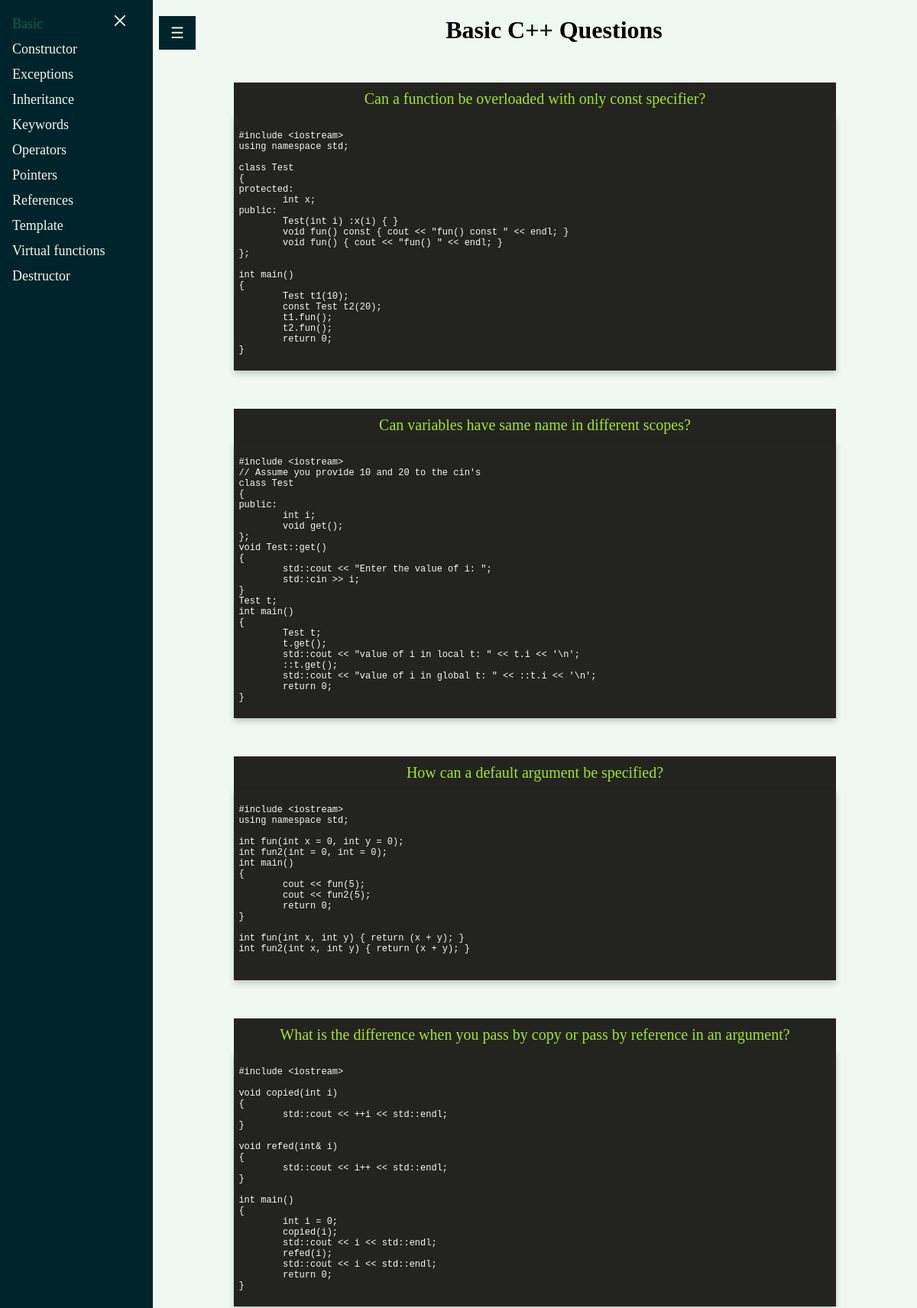
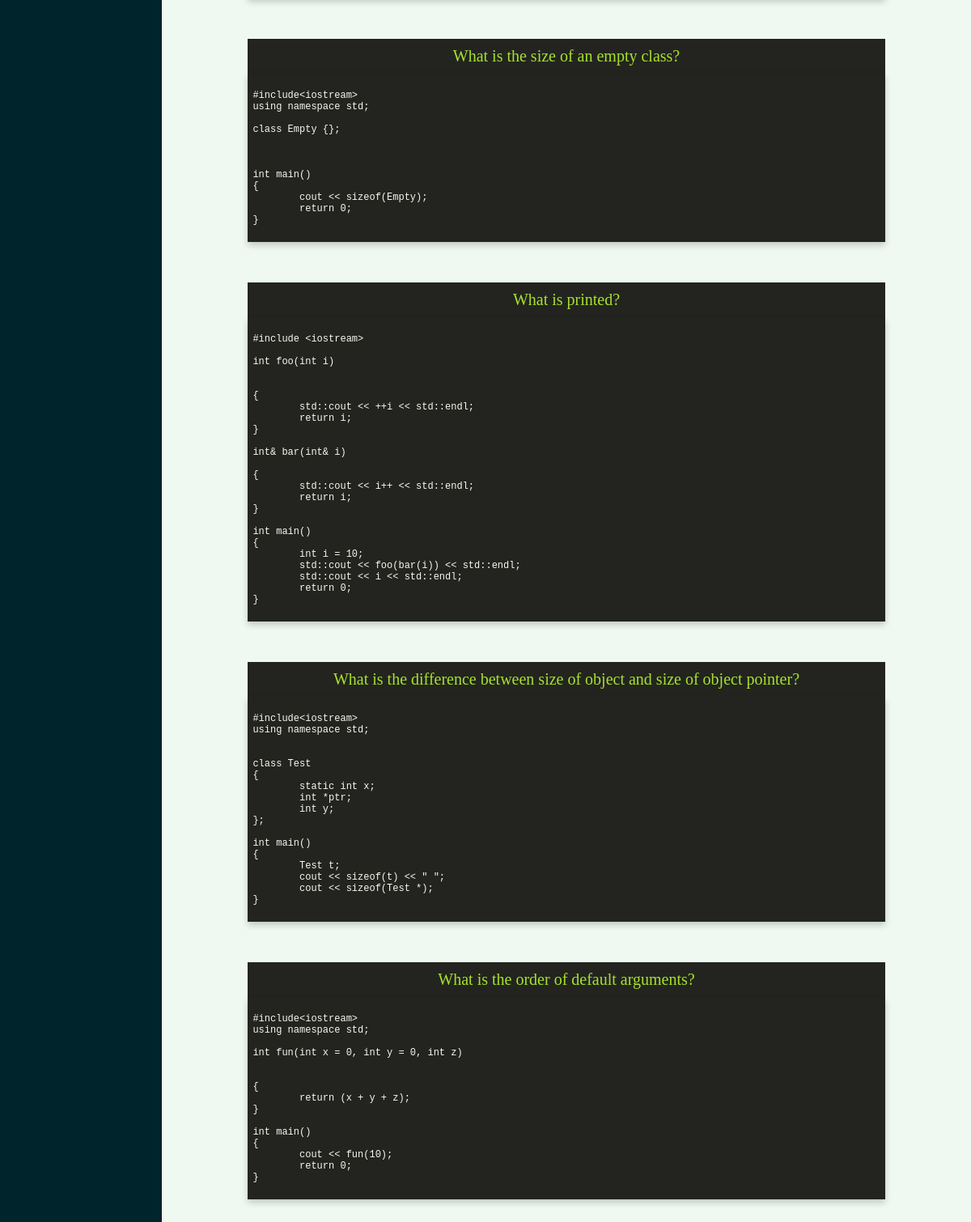
The page /basic on the database its author committed (2 pictures, top to bottom).
### tables this page shows
CREATE TABLE "interviews" (
	"tags"	TEXT,
	"question"	TEXT,
	"code"	TEXT NOT NULL,
	"commented_code"	TEXT NOT NULL,
	"output"	REAL NOT NULL
);

### app/views.py (the view)
@app.route('/<group>')
def mobil(group):
    with sqlite3.connect("app/db.db") as conn:
        conn.row_factory = dict_factory
        c = conn.cursor()
        c.execute("SELECT * FROM interviews")
        datas = c.fetchall()
        out = {}
        for data in datas:
            tags_str = data["tags"]
            tags = tags_str.split(';')
            for tag in tags:
                if tag in out:
                    out[tag] += [data]
                else:
                    out[tag] = [data]
    return render_template("cards.html", groups=out.keys(), datas=out[group], selected_group=group)

### app/views.py (called while the page is built)
def dict_factory(cursor, row):
    d = {}
    for idx, col in enumerate(cursor.description):
        d[col[0]] = row[idx]
    return d

### app/templates/cards.html (shortened to what this page needs)
{% extends 'template.html' %}
{% block head %}
<link class="codestyle" rel="stylesheet" href="{{ url_for('static', filename='css/monokai-sublime.css') }}">
<link rel="stylesheet" href="https://cdnjs.cloudflare.com/ajax/libs/font-awesome/4.7.0/css/font-awesome.min.css">
{% endblock %}
{% block pagetitle %}
<h1><center>{{selected_group.capitalize()}} C++ Questions</center></h1>
{% endblock %}
{% block content %}
{% for elem in datas %}
<div class="card-container">
<div class="base question">
    {{elem.question}}
</div>
<div class="flip-card base">
    <div class="flip-card-inner">
        <div class="flip-card-front">
            <pre class="code front"><code class="hljs cpp">
{{elem.code}}
                </code></pre>
        </div>
        <div class="flip-card-back">
            <pre class="code back"><code  class="hljs cpp">
                </code></pre>
        </div>
    </div>
</div>
</div>
{% endfor %}
</div>
{% endblock %}

### app/templates/template.html (shortened to what this page needs)
<!DOCTYPE html>
<html>
<head>
{% block head %}
{% endblock %}
</head>
<body>
<div class="sidebar" id="mySidebar" >
    <a href="javascript:void(0)" class="closebtn" onclick="closeNav()">×</a>
{% for group in groups %}
    {% if selected_group == group %}
    <a class="active" href="/{{group}}">{{group.capitalize()}}</a>
    {% else %}
    <a href="/{{group}}">{{group.capitalize()}}</a>
    {% endif %}
{% endfor %}
</div>
<div class="main" id="main">
<button id="openbtn" class="openbtn" onclick="openNav()">☰</button>
<div class="title">
{% block pagetitle %}{% endblock %}
</div>
{% block content %}{% endblock %}
</body>
</html>

### app/static/css/monokai-sublime.css (style rules this page uses)
.hljs { display:block;overflow-x:auto;padding:.5em;background:#23241f }
.hljs,.hljs-tag,.hljs-subst { color:#f8f8f2 }

### app/templates/template.html (style rules this page uses)
body { background-color:#eff9f2; }
.sidebar { height: 100%; width: 200px; position: fixed; z-index: 1; top: 0; left: 0; background-color: #00242b; overflow-x: hidden; transition: 0.5s; padding-top: 15px; }
.active, .sidebar a:hover { color: #03674f !important; }
.sidebar a { padding: 6px 8px 6px 16px; text-decoration: none; font-size: 18px; color: #eff9f2; display: block; transition: 0.3s; }
.sidebar .closebtn { color: #eff9f2; position: absolute; top: 0; right: 25px; font-size: 36px; margin-left: 50px; }
.openbtn { font-size: 20px; cursor: pointer; background-color: #00242b; color: #eff9f2; padding: 10px 15px; border: none; position: absolute; }
.main { transition: margin-left .5s; margin-left: 200px; }
.title { padding-left:50px; }

### app/templates/cards.html (style rules this page uses)
.base { width: 60%; margin-left:auto; margin-right:auto; }
.flip-card { background-color: transparent; perspective: 1000px; margin-bottom:50px; }
.flip-card-inner { position: relative; width: 100%; height: 100%; transition: transform 0.6s; transform-style: preserve-3d; box-shadow: 0 4px 8px 0 rgba(0,0,0,0.2); }
.flip-card-front, .flip-card-back { width: 100%; height: 100%; backface-visibility: hidden; }
.flip-card-front { background-color: #23241f; color: #f92672; }
.flip-card-back { background-color: #23241f; color: #f92672; transform: rotateY(180deg); }
.front { position:absolute; width:100%; height:100%; }
.code { margin:0; background-color:#23241f; font-size:12px; }
@media only screen and (max-width: 1300px) { .base { width:80% } }
.question { background-color:#23241f; text-align:center; color:#a6e22e; padding-bottom:10px; padding-top:10px; font-size: 20px; }
.card-container { margin-bottom:50px; margin-top:50px; }

### rows shown on the page
interviews: capitalize "Basic", question "Can a function be overloaded with only const specifier?", code "#include <iostream> using namespace std; class Test { protected: int x; public: Test(int i) :x(i) { } void fun() const { cout << \"fun() const \" << endl; } void fun() { cout << \"fun() \" << endl; } }; int main() { Test t1(10); const Test t2(20); t1.fun(); t2.fun(); return 0; }"
interviews: capitalize "Constructor"
interviews: capitalize "Exceptions"
interviews: capitalize "Inheritance"
interviews: capitalize "Keywords"
interviews: capitalize "Operators"
interviews: capitalize "Pointers"
interviews: capitalize "References"
interviews: capitalize "Template"
interviews: capitalize "Virtual functions"
interviews: capitalize "Destructor"
interviews: question "Can variables have same name in different scopes?", code "#include <iostream> // Assume you provide 10 and 20 to the cin's class Test { public: int i; void get(); }; void Test::get() { std::cout << \"Enter the value of i: \"; std::cin >> i; } Test t; int main() { Test t; t.get(); std::cout << \"value of i in local t: \" << t.i << '\\n'; ::t.get(); std::cout << \"value of i in global t: \" << ::t.i << '\\n'; return 0; }"
interviews: question "How can a default argument be specified?", code "#include <iostream> using namespace std; int fun(int x = 0, int y = 0); int fun2(int = 0, int = 0); int main() { cout << fun(5); cout << fun2(5); return 0; } int fun(int x, int y) { return (x + y); } int fun2(int x, int y) { return (x + y); }"
interviews: question "What is the difference when you pass by copy or pass by reference in an argument?", code "#include <iostream> void copied(int i) { std::cout << ++i << std::endl; } void refed(int& i) { std::cout << i++ << std::endl; } int main() { int i = 0; copied(i); std::cout << i << std::endl; refed(i); std::cout << i << std::endl; return 0; }"
interviews: question "What is the size of an empty class?", code "#include<iostream> using namespace std; class Empty {}; int main() { cout << sizeof(Empty); return 0; }"
interviews: question "What is printed?", code "#include <iostream> int foo(int i) { std::cout << ++i << std::endl; return i; } int& bar(int& i) { std::cout << i++ << std::endl; return i; } int main() { int i = 10; std::cout << foo(bar(i)) << std::endl; std::cout << i << std::endl; return 0; }"
interviews: question "What is the difference between size of object and size of object pointer?", code "#include<iostream> using namespace std; class Test { static int x; int *ptr; int y; }; int main() { Test t; cout << sizeof(t) << \" \"; cout << sizeof(Test *); }"
interviews: question "What is the order of default arguments?", code "#include<iostream> using namespace std; int fun(int x = 0, int y = 0, int z) { return (x + y + z); } int main() { cout << fun(10); return 0; }"

### other values the page prints
{{ selected_group.capitalize() }} "Basic"
